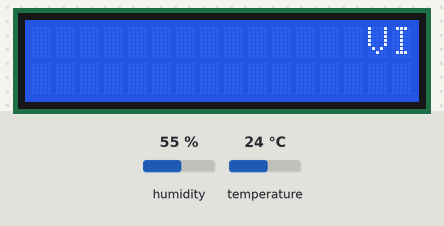
This sketch was run on a simulated Arduino Uno, built with avr-gcc and run on an emulated ATmega328P. Shown: 16×2 character LCD. The test bench sets the inputs (shaded band); at power-on: humidity 55 %, temperature 24 °C.

Above: at 9.64 s.
At 20.8 s:
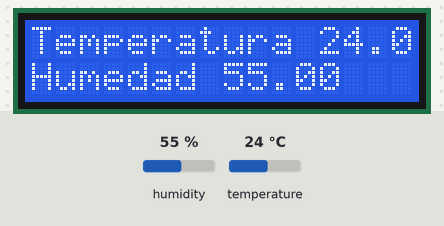
32.3 s: humidity set to 22 %
At 44.9 s:
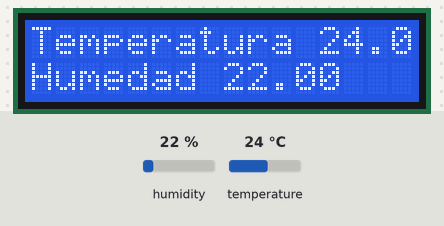
63.3 s: temperature set to 12 °C
At 67.5 s:
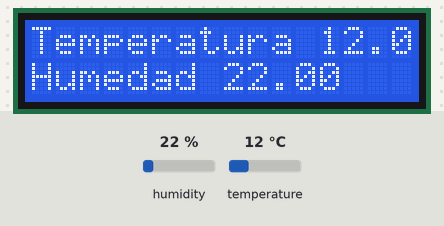

The sketch:

inverna.ino
```cpp
#include <LiquidCrystal.h>

#define COLS 16 // Columnas del LCD
#define ROWS 2 // Filas del LCD
#define VELOCIDAD 300

#include <DHT11.h>

int pin=8;
int led_rojo = 10;
int led_amarillo = 9;

DHT11 dht11(pin);

LiquidCrystal lcd(12, 11, 5, 4, 3, 2);

String texto_fila = "VIVERO - CALLIZAYA";

void setup() {
  Serial.begin(9600);
  lcd.begin(COLS, ROWS);
}


void loop() {

  // Obtenemos el tamaño del texto
  int tam_texto=texto_fila.length();

  // Mostramos entrada texto por la izquierda
  for(int i=tam_texto; i>0 ; i--)
  {
    String texto = texto_fila.substring(i-1);

    // Limpiamos pantalla
    lcd.clear();

    //Situamos el cursor
    lcd.setCursor(0, 0);

    // Escribimos el texto
    lcd.print(texto);

    // Esperamos
    delay(VELOCIDAD);
  }


  for(int i=1; i<=16;i++)
  {
    // Limpiamos pantalla
    lcd.clear();

    //Situamos el cursor
    lcd.setCursor(i, 0);

    // Escribimos el texto
    lcd.print(texto_fila);

    // Esperamos
    delay(VELOCIDAD);
  }

  // Desplazamos el texto hacia la izquierda en la segunda fila
  for(int i=16;i>=1;i--)
  {
    // Limpiamos pantalla
    lcd.clear();

    //Situamos el cursor
    lcd.setCursor(i, 1);

    // Escribimos el texto
    lcd.print(texto_fila);

    // Esperamos
    delay(VELOCIDAD);
  }

  // Mostramos salida del texto por la izquierda
  for(int i=1; i<=tam_texto ; i++)
  {
    String texto = texto_fila.substring(i-1);

    // Limpiamos pantalla
    lcd.clear();

    //Situamos el cursor
    lcd.setCursor(0, 1);

    // Escribimos el texto
    lcd.print(texto);

    // Esperamos
    delay(VELOCIDAD);
  }

   int err;
   float temp, hum;
   if((err = dht11.read(hum, temp)) == 0)
      {
      lcd.clear();
      lcd.setCursor(0,0);
      lcd.print("Temperatura ");
      lcd.print(temp);
    lcd.setCursor(0,1);
    lcd.print("Humedad " );
    lcd.print(hum);
    delay(2000);
      }
   else
      {
      lcd.clear();
      lcd.setCursor(0,0);
      lcd.print("Sin Datos");
    lcd.setCursor(0,1);
    lcd.print("Sin Datos");
    delay(2000);
      }


}
```

Measured:
- what the display in image 1 shows lasts 2.0 s, from 20.8 s to 22.8 s
